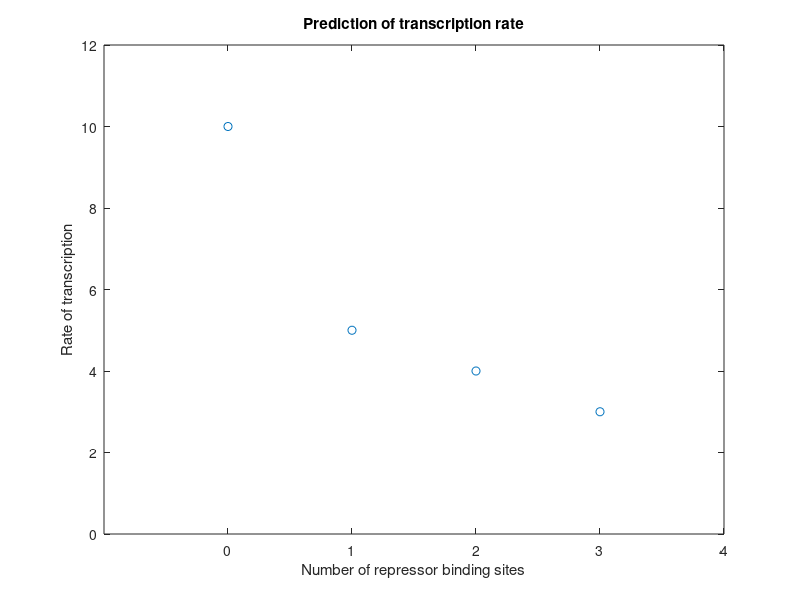

Reproduce this figure in MATLAB.
% 

X = [0 1 2 3 ];

Y = [10 5 4 3];

plot (X, Y, 'o')

title('Prediction of transcription rate')
xlabel('Number of repressor binding sites')
ylabel('Rate of transcription')
xlim([-1 4])
ylim([0 12])
xticks([0 1 2 3 4])

FigPath = 'E:\YangJoon\LivemRNA\Data\Dropbox\Garcia Lab\Figures\Opposing Gradients\';
%standardizeFigure_YJK(gca,legend)
saveas(gcf,[FigPath 'Theoretical_Prediction_schematics'  , '.pdf']); 



